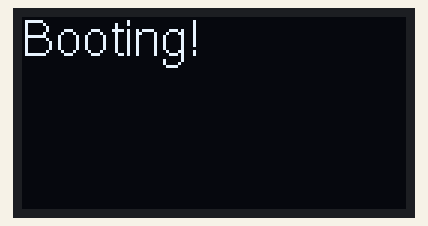
Simulated run of this sketch. Board: Arduino Mega 2560, built with avr-gcc and run on an emulated ATmega2560. Shown: 128×64 one-colour display. The modem accepts every AT command (registered, SIM ready, sends succeed) and sends nothing else; what the sketch prints to the serial monitor is not drawn.

Above: at 0.1 s.

The sketch:

WordOfTheDay.ino
```cpp
#include "U8glib.h";

U8GLIB_SH1106_128X64_2X  u8g = U8GLIB_SH1106_128X64_2X(U8G_I2C_OPT_NO_ACK);

String wodWord, wodDefinition;

//word of the day - word buffer
char wodWordChar[40];
//for scrolling word:
u8g_uint_t wodWordCharWidth;
int16_t wodWordCharXPosScroll;

//word of the day - definition buffer
char wodDefinitionChar[100];
uint16_t wodDefinitionCharLen;

//for scrolling definition:
uint16_t wodDefinitionPos = 0;

uint8_t DefinitionLetterCountTypical = 16;
boolean endOfDefinitionFlag = false;

char scrollTextOne[18];
char scrollTextTwo[18];

u8g_uint_t scrollTextOneWidth;
u8g_uint_t scrollTextTwoWidth;

int16_t scrollTextOneXPosScroll;
int16_t scrollTextTwoXPosScroll;

void setup() {

  //For Debug Only:
  Serial.begin(115200);
  Serial.println("booting");

  Serial1.begin(57600); // AT+UART=115200,8,1,None,NFC

  //show boot message on screen:
  u8g.firstPage();
  do {
    drawboot();
  } while( u8g.nextPage() );

  delay(10000); // wait 10 seconds to connect to wifi
  getWordOfTheDay();

}


void loop() {
  //debug
  // decrement scroller
  //char xPosScrollChar[3];
  //itoa(xPosScroll, xPosScrollChar, 10);
  //Serial.println(xPosScrollChar);


  checkWordScrollPosition();

  //Serial.println("------");
  //Serial.print("wodDefinitionPos: ");
  //Serial.println(wodDefinitionPos);

  //getNextDisplayTextChunk(scrollTextOne, scrollTextOneWidth);

  //Serial.print("scrollTextOne: ");
  //Serial.println(scrollTextOne);
  //Serial.print("scrollTextOneWidth: ");
  //Serial.println(scrollTextOneWidth);
  //Serial.print("scrollTextOneXPosScroll: ");
  //Serial.println(scrollTextOneXPosScroll);

  //getNextDisplayTextChunk(scrollTextTwo, scrollTextTwoWidth);

  //Serial.print("scrollTextTwo: ");
  //Serial.println(scrollTextTwo);
  //Serial.print("scrollTextTwoWidth: ");
  //Serial.println(scrollTextTwoWidth);
  //Serial.print("scrollTextTwoXPosScroll: ");
  //Serial.println(scrollTextTwoXPosScroll);


  u8g.firstPage();
  do {
    draw();
  } while( u8g.nextPage() );

  //check if we need to scroll the word
  if(wodWordCharWidth > 128){
    wodWordCharXPosScroll -= 3;
  }
  //decrement scrollers for definition word chunks
  scrollTextOneXPosScroll -= 3;
  scrollTextTwoXPosScroll -= 3;

  //Serial.print("wodWordCharXPosScroll: ");
  //Serial.println(wodWordCharXPosScroll);

  //Delay for debugging
  //delay(250);
}

void drawboot(){
  u8g.setFont(u8g_font_helvR12); //gentium
  u8g.setFontPosTop();
  u8g.drawStr( 0, 0, "Booting!" );
}

void getWordOfTheDay(){

  //test word
  //strncpy(wodWordChar, "Comeuppance\0", 13);
  //test definition
  //strncpy(wodDefinitionChar, "Deserved reward or just deserts, usually unpleasant.\0", 54);

  enterCommandMode();
  sendHttpRequestSockB();

  //for debug
  //Serial.print("wodWord String:");
  //Serial.println(wodWord);
  //Serial.print("wodDefinition String:");
  //Serial.println(wodDefinition);

  wodWord.toCharArray(wodWordChar, wodWord.length() + 1);
  wodDefinition.toCharArray(wodDefinitionChar, wodDefinition.length() + 1);

  //for debug
  //Serial.print("wodWordChar []:");
  //Serial.println(wodWordChar);
  //Serial.print("wodDefinitionChar []:");
  //Serial.println(wodDefinitionChar);

  u8g.setFont(u8g_font_gdb14);
  wodWordCharWidth = u8g.getStrWidth(wodWordChar);

  wodDefinitionCharLen = strlen(wodDefinitionChar);

  //Serial.print("wodDefinitionChar: ");
  //Serial.println(wodDefinitionChar);
  //Serial.print("wodDefinitionCharLen: ");
  //Serial.println(wodDefinitionCharLen);

  //reset all scroll related vars
  scrollTextOneWidth = 0; //initial value, set a width equal to the screen width. This will trigger grabbing the first chunk of text
  scrollTextTwoWidth = 128; //initial value is specific to allow scrollTextOneXPosScroll to be calculated properly

  scrollTextOneXPosScroll = 0;
  scrollTextTwoXPosScroll = 0;
}

void draw() {

  // graphic commands to redraw the complete screen should be placed here
  u8g.setFont(u8g_font_gdb14); //gentium
  u8g.setFontPosTop();
  u8g.drawStr( wodWordCharXPosScroll, 0, wodWordChar );

  u8g.setFont(u8g_font_gdb11);
  u8g.drawStr( scrollTextOneXPosScroll, 40, scrollTextOne );
  u8g.drawStr( scrollTextTwoXPosScroll, 40, scrollTextTwo );
}

void checkWordScrollPosition(){
  if(scrollTextOneXPosScroll <= scrollTextOneWidth * -1){
    getNextDisplayTextChunk(scrollTextOne, &scrollTextOneWidth);
    scrollTextOneXPosScroll = scrollTextTwoXPosScroll + scrollTextTwoWidth;
  }
  if(scrollTextTwoXPosScroll <= scrollTextTwoWidth * -1){
    getNextDisplayTextChunk(scrollTextTwo, &scrollTextTwoWidth);
    scrollTextTwoXPosScroll = scrollTextOneXPosScroll + scrollTextOneWidth;
  }
}

void getNextDisplayTextChunk(char* newCharChunk, u8g_uint_t* newCharChunkWidth){
  uint16_t charsToRead = DefinitionLetterCountTypical;

  //Serial.println("getNextDisplayTextChunk!");
  //Serial.print("wodDefinitionPos: ");
  //Serial.println(wodDefinitionPos);

  //are we at the end of the definition?
  if(wodDefinitionPos + DefinitionLetterCountTypical > wodDefinitionCharLen ){
    charsToRead = wodDefinitionCharLen - wodDefinitionPos;
  }

  //Serial.print("charsToRead: ");
  //Serial.println(charsToRead);
  //Serial.print("wodDefinitionPos: ");
  //Serial.println(wodDefinitionPos);

  strncpy(newCharChunk, wodDefinitionChar + wodDefinitionPos, charsToRead);
  newCharChunk[charsToRead] = '\0';

  if(wodDefinitionPos + DefinitionLetterCountTypical > wodDefinitionCharLen ){
    wodDefinitionPos = 0;
    endOfDefinitionFlag = true;
  }else{
    wodDefinitionPos += charsToRead;
  }

    if(endOfDefinitionFlag){
      *newCharChunkWidth = 128;
      endOfDefinitionFlag = false;
    }else{
      u8g.setFont(u8g_font_gdb11);
      *newCharChunkWidth = u8g.getStrWidth(newCharChunk);
    }
}

///////////////////////////////////////
// WIFI STUFF:

boolean sendWifiSerialCmd(String command){
  Serial1.print(command + "\r");
}
boolean sendWifiSerialCmdWaitForOk(String command){

  sendWifiSerialCmd(command);

  if(Serial1.find("+ok")){
    return true;
  }else{
    //Serial.println("Error! No +ok received from command!");
    return false;
  }

}

void sendHttpRequestSockB()
{
  //Serial.println("Send HTTP Request on Socket B!");

  //Serial.println("Disconnecting Socket B, sending AT+TCPDISB=off");
  sendWifiSerialCmdWaitForOk("AT+TCPDISB=off");

  //Serial.println("Setting Socket B Parameters, sending AT+SOCKB=");
  sendWifiSerialCmdWaitForOk("AT+SOCKB=TCP,80,www.2xod.com");

  //Serial.println("Connecting Socket B, sending AT+TCPDISB=on");
  sendWifiSerialCmdWaitForOk("AT+TCPDISB=on\r");

  //Serial.println("Wait for socket B to connect");
  waitForSocketBToConnect();

  String HttpRequest = "GET /wordOfTheDay/ HTTP/1.1\r\n";
      HttpRequest += "Host: www.2xod.com\r\n";
      HttpRequest += "\r\n";
  unsigned int HttpRequestLength = HttpRequest.length();

  String HttpRequestLengthChar = (String)HttpRequestLength;
  //Serial.println("Sending Data, sending AT+SNDB=");
  //Serial.println("AT+SNDB=" + HttpRequestLengthChar );
  Serial1.print("AT+SNDB=" + HttpRequestLengthChar  + "\r" );
  Serial1.find(">");

  //Serial.println("Sending HTTP Request");
  //Serial.print(HttpRequest);
  Serial1.print(HttpRequest);

  Serial1.flush();
  Serial1.find("+ok");

  //Serial.println("Receiving Back 300 Bytes");
  Serial1.print("AT+RCVB=300\r");
  //Expecting to see "HTTP/1.1 200 OK" on the terminal

  String response = readAllSerialOutputForMs(4000);

/*
// TODO strip HTTP headers and such more cleanly
  int strSearch = response.indexOf(','); //Response start
    //Serial.println("HTTP Response Search:");
    //Serial.println(strSearch);
  if(strSearch){
    response = response.substring(strSearch);
  }else{
    //Serial.println("HTTP Response Not Found!");
  }

  strSearch = response.indexOf("\r\n\r\n"); //HTTP Body Start
    //Serial.println("HTTP Body Search:");
    //Serial.println(strSearch);
  if(strSearch){
    response = response.substring(strSearch + 4);
  }else{
    //Serial.println("HTTP Body Not Found!");
  }

  strSearch = response.indexOf('\0'); //HTTP Response End
    //Serial.println("HTTP Response End Search:");
    //Serial.println(strSearch);
  if(strSearch){
    response = response.substring(0, strSearch);
  }else{
    //Serial.println("HTTP Response End Not Found!");
  }
*/

  //debug
  //Serial.println("------full HTTP resp--");
  //Serial.println(response);
  //Serial.println("------");

  int strSearch = response.indexOf('|'); //HTTP Response Token Start
  //Serial.println("HTTP Response End Search:");
  //Serial.println(strSearch);
  if(strSearch){
    response = response.substring(strSearch + 1);
  }else{
    //Serial.println("HTTP Response End Not Found!");
  }

  strSearch = response.indexOf('|'); //HTTP Response Token Start
  //Serial.println("HTTP Response End Search:");
  //Serial.println(strSearch);
  if(strSearch){
    wodWord = response.substring(0, strSearch);
    response = response.substring(strSearch + 1);
  }else{
    //Serial.println("HTTP Response End Not Found!");
  }

  strSearch = response.lastIndexOf('|'); //HTTP Response Token Start
  //Serial.println("HTTP Response End Search:");
  //Serial.println(strSearch);
  if(strSearch){
    wodDefinition = response.substring(0, strSearch);
  }else{
    //Serial.println("HTTP Response End Not Found!");
  }

  //DEBUG
  //Serial.println("------word--");
  //Serial.println(wodWord);
  //Serial.println("------");
  //Serial.println("------definition--");
  //Serial.println(wodDefinition);
  //Serial.println("------");


  //Serial.println("Disconnecting Socket B, sending AT+TCPDISB=off");
  sendWifiSerialCmdWaitForOk("AT+TCPDISB=off");

}

boolean waitForSocketBToConnect(){
 unsigned long waitTimeout = 1000; // wait 1 second to connect
 unsigned long start = millis();
 char lastCmdResultChar;

  Serial1.print("AT+TCPLKB\r");

  while( millis() - start < waitTimeout ){

    if (Serial1.available()) { //Output should be "+ok=on" so skip 1 char
        lastCmdResultChar = Serial1.read();
        //uncomment this for debugging. Will show "+ok=off" until a connection is made
        //Serial.write(lastCmdResultChar);
    }
    if(lastCmdResultChar == 'n'){ // Command Returned "+ok=on"
       //Serial.println("Connected in " + (String)(millis() - start) + " ms");
      return true;
    }else if(lastCmdResultChar == 'f'){ // Command Returned "+ok=off"
      lastCmdResultChar = 'x'; //Reset the character so we don't issue this command repeatedly
      Serial1.print("AT+TCPLKB\r");
    }
  }
  return false;
}

char* readAllSerialOutputForMs(unsigned long wait)
{
  char readChar;
  char result[300];
  int index = 0;
 unsigned long start = millis();
  while( millis() - start < wait ){

    if (Serial1.available()) {
      readChar = Serial1.read();
      //Debug:
      //Serial.write(readChar);
      result[index] = readChar;
      index++;
    }
  }
// TODO? Fill rest of char[] with nulls
//  while(index < 300){
//    result[index] = '\0';
//    index++;
//  }
  result[index] = '\0';
  return result;
}

boolean enterCommandMode()
{
  //Serial.println("Enter Command Mode");

  Serial1.write('+');
  delay(50);
  Serial1.write('+');
  delay(50);
  Serial1.write('+');
  if(!Serial1.find("a")){
    //Serial.println("Error! No Ack from wifi module!");
    return false;
  }

  Serial1.write('a');
  if(!Serial1.find("+ok")){
    //Serial.println("Error! No OK received from wifi module!");
    return false;
  }
  //Serial.println("Ready for commands!");
  return true;
}
```

Measured:
- what the display in image 0 shows lasts 22.1 s, from 0.1 s to 22.2 s
